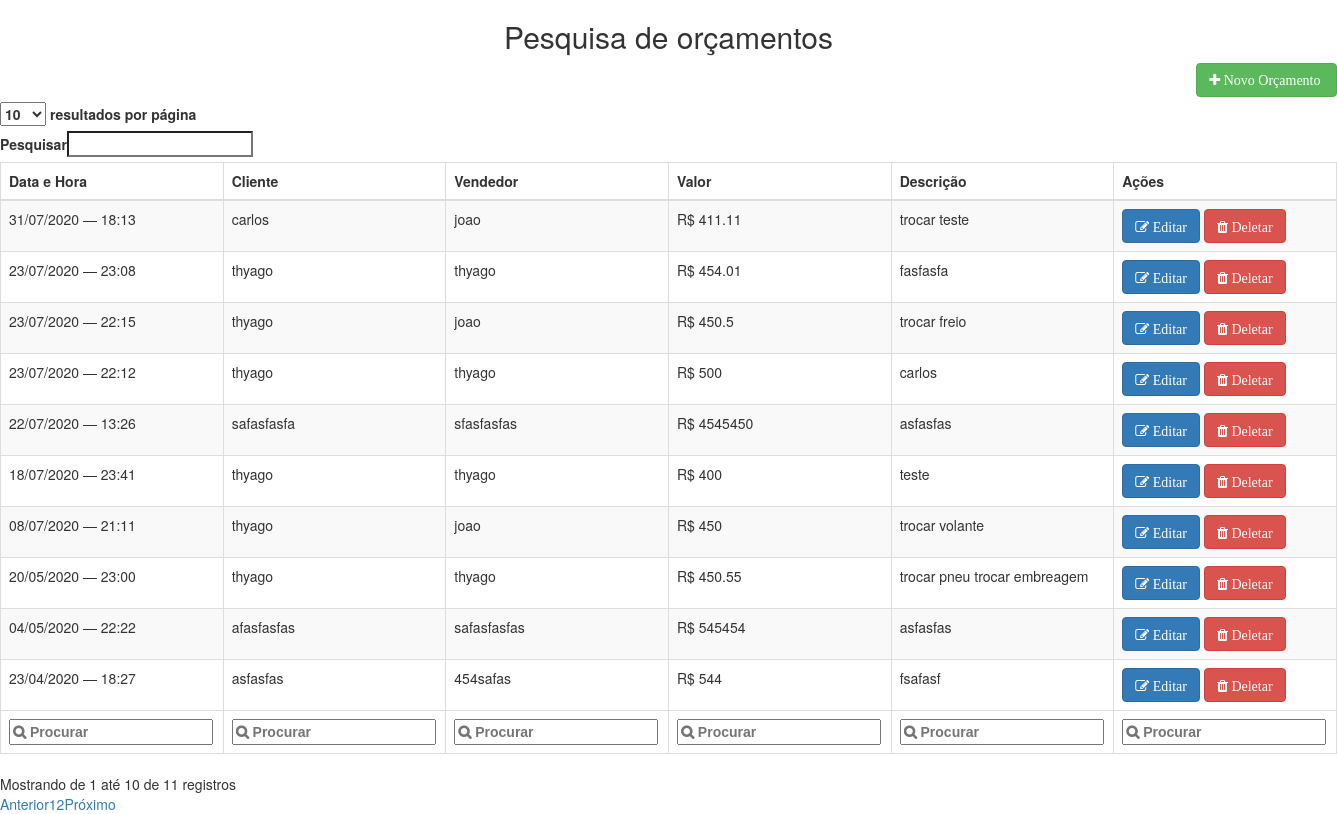
The page / on the database its author committed.
### tables this page shows
CREATE TABLE `tb_cadastro` (
  `id_cliente` smallint(6) NOT NULL,
  `nome_cliente` varchar(30) NOT NULL,
  `dt_orcamento` datetime NOT NULL,
  `vendedor` varchar(30) NOT NULL,
  `descricao` varchar(60) NOT NULL,
  `valor` float NOT NULL
);

### index.php (the view, shortened to what this page needs)
<?php
require_once('conexao.php');
$sql = "SELECT * FROM tb_cadastro order by dt_orcamento desc";
$resultado = $conexao->query($sql);
$registro = [];
if ($resultado->num_rows > 0) {
    $registro = $resultado->fetch_all(MYSQLI_ASSOC);
}
?>
<!DOCTYPE html>
<html lang="pt-br">
<head>
    <link rel="stylesheet" href="https://cdnjs.cloudflare.com/ajax/libs/sweetalert/1.1.3/sweetalert.css">
    <link rel="stylesheet" href="https://cdnjs.cloudflare.com/ajax/libs/font-awesome/4.7.0/css/font-awesome.min.css">
    <link rel="stylesheet" href="https://maxcdn.bootstrapcdn.com/bootstrap/3.3.6/css/bootstrap.min.css">
    <link rel="stylesheet" href="https://cdn.datatables.net/1.10.12/css/dataTables.bootstrap.min.css" />
</head>
<body>
<h2 style="text-align: center;">Pesquisa de orçamentos</h2>
<div class="col text-right" style="padding-bottom: 5px">
<a href="cadastro.php" class="btn btn-success" style= "font-family:Arial; font-size: 14px;"><i class="fa fa-plus">&nbsp;Novo Orçamento&nbsp;</i></a>
</div>
    <table id="tabelaOrcamentos" class="table table-striped table-bordered table-hover">
        <thead>
          <tr>
            <th>Data e Hora</th>
            <th>Cliente</th>
            <th>Vendedor</th>
            <th>Valor</th>
            <th>Descrição</th>
            <th>Ações</th>
          </tr>
        </thead>
        <tbody>
            <?php if(!empty($registro)) { ?>
                <?php foreach($registro as $dados) {
                    ?>
                    <tr>
                        <td data-order=<?php $dados['dt_orcamento'];?>>
                        <?php echo date("d/m/Y — H:i", strtotime($dados['dt_orcamento'])); ?>
                        </td>
                        <td> <?php echo $dados['nome_cliente']; ?> </td>
                        <td> <?php echo $dados['vendedor']; ?></td>
                        <td> R$ <?php echo $dados['valor']; ?></td>
                        <td> <?php echo $dados['descricao']; ?></td>
                        <td>
                            <a href="alterar.php?id=<?php echo $dados['id_cliente']; ?>" class="btn btn-primary"><i class="fa fa-edit">&nbsp;Editar</i></a>
                            <a id="deletar" href="delete.php?delete=<?php echo $dados['id_cliente']; ?>" class="btn btn-danger"><i class="fa fa-trash">&nbsp;Deletar</i></a>
                        </td>
                    </tr>
                <?php } ?>
            <?php } ?>
        </tbody>
        <tfoot>
            <tr>
                <th>Data</th>
                <th>Cliente</th>
                <th>Vendedor</th>
                <th>Valor</th>
                <th>Descrição</th>
                <th></th>
            </tr>
        </tfoot>
    </table>
</body>
</html>

### rows shown on the page
tb_cadastro: dt_orcamento "31/07/2020 — 18:13", nome_cliente "carlos", vendedor "joao", valor "411.11", descricao "trocar teste"
tb_cadastro: dt_orcamento "23/07/2020 — 23:08", nome_cliente "thyago", vendedor "thyago", valor "454.01", descricao "fasfasfa"
tb_cadastro: dt_orcamento "23/07/2020 — 22:15", nome_cliente "thyago", vendedor "joao", valor "450.5", descricao "trocar freio"
tb_cadastro: dt_orcamento "23/07/2020 — 22:12", nome_cliente "thyago", vendedor "thyago", valor "500", descricao "carlos"
tb_cadastro: dt_orcamento "22/07/2020 — 13:26", nome_cliente "safasfasfa", vendedor "sfasfasfas", valor "4545450", descricao "asfasfas"
tb_cadastro: dt_orcamento "18/07/2020 — 23:41", nome_cliente "thyago", vendedor "thyago", valor "400", descricao "teste"
tb_cadastro: dt_orcamento "08/07/2020 — 21:11", nome_cliente "thyago", vendedor "joao", valor "450", descricao "trocar volante"
tb_cadastro: dt_orcamento "20/05/2020 — 23:00", nome_cliente "thyago", vendedor "thyago", valor "450.55", descricao "trocar pneu trocar embreagem"
tb_cadastro: dt_orcamento "04/05/2020 — 22:22", nome_cliente "afasfasfas", vendedor "safasfasfas", valor "545454", descricao "asfasfas"
tb_cadastro: dt_orcamento "23/04/2020 — 18:27", nome_cliente "asfasfas", vendedor "454safas", valor "544", descricao "fsafasf"
